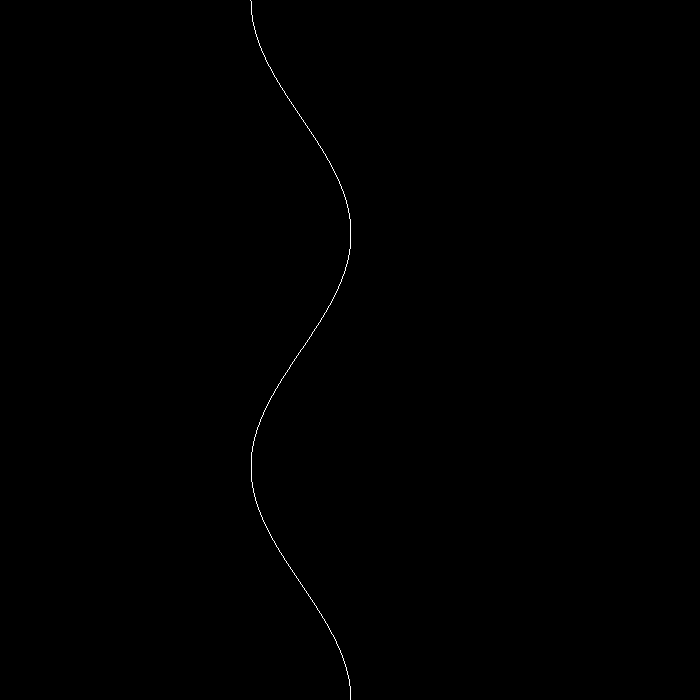
#> input picture Python scripts/desired_path.png, 700 x 700 px
$ python extract.py
#> lines starting #> are read from the running program, lines starting #| are printed output that depends on the picture; after the words box and inside, x2 and y2 are one past the last pixel; in counts of white or black regions, pixels touching at a corner belong together
import numpy as np
import cv2 as cv
from matplotlib import pyplot as plt

data = open("test.txt", "rt")
#> (reads Optimal Nonlinear Controller/test.txt from the repository)
lines = data.readlines()

extracted = []
for line in lines:
    splitted = line.split(',')
    extracted.append((float(splitted[0]), float(splitted[1]), float(splitted[2]), float(splitted[3]), float(splitted[4])))


path = np.zeros(shape = (700, 700, 3), dtype = np.uint8)

for item in extracted:
    x = item[1]
    y = item[2]
    j = int(70*x + 350)
    i = min(max(int(350 - 70*y), 0), 699)
    path[i, j] = (0, 255, 0)

des_path = cv.imread("desired_path.png", cv.IMREAD_COLOR)
#> des_path is the input picture: shape (700, 700, 3); 0.14% white in thin lines or dots, all inside (x1, y1, x2, y2) = (250, 0, 351, 700)
cv.imwrite("actual_path.png", cv.add(path, des_path))
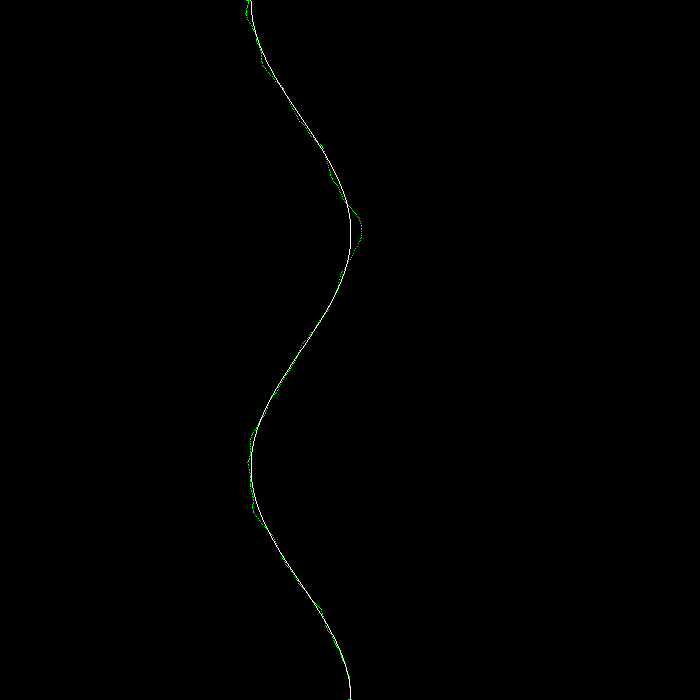
#> saved as actual_path.png: shape (700, 700, 3); mean B, G, R 0.4, 0.6, 0.4

time = [x[0] for x in extracted]
eta = [x[3] for x in extracted]
ctrl = [x[4]/500 for x in extracted]

plt.figure()
plt.plot(time, eta)
plt.xlabel("time (s)")
plt.ylabel("eta")
plt.title("eta versus time")
plt.show()
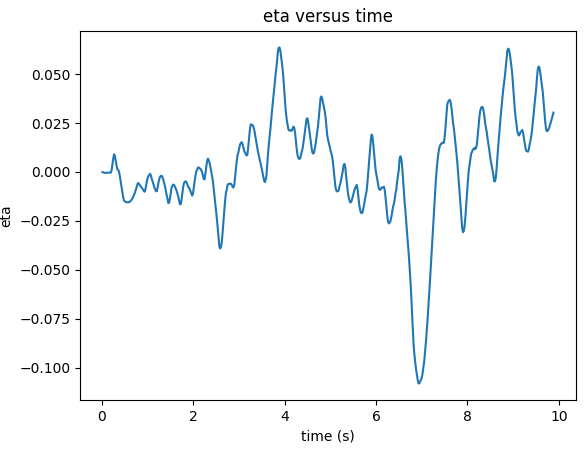
#> figure drawn by matplotlib, 1 panel; curve peaks at x = 3.89, y = 0.0636

plt.figure()
plt.plot(eta, ctrl)
plt.xlabel("eta")
plt.ylabel("actor output")
plt.title("actor output versus eta")
plt.show()
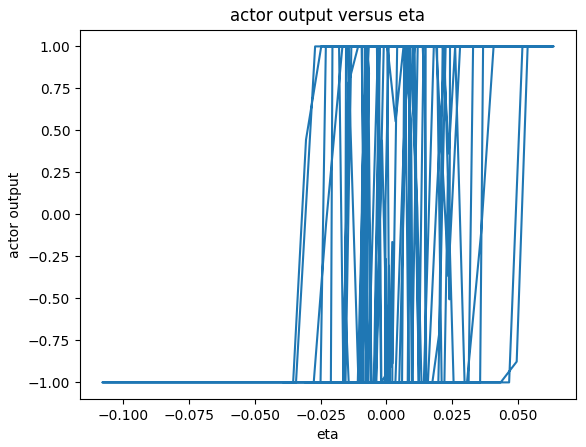
#> figure drawn by matplotlib, 1 panel
